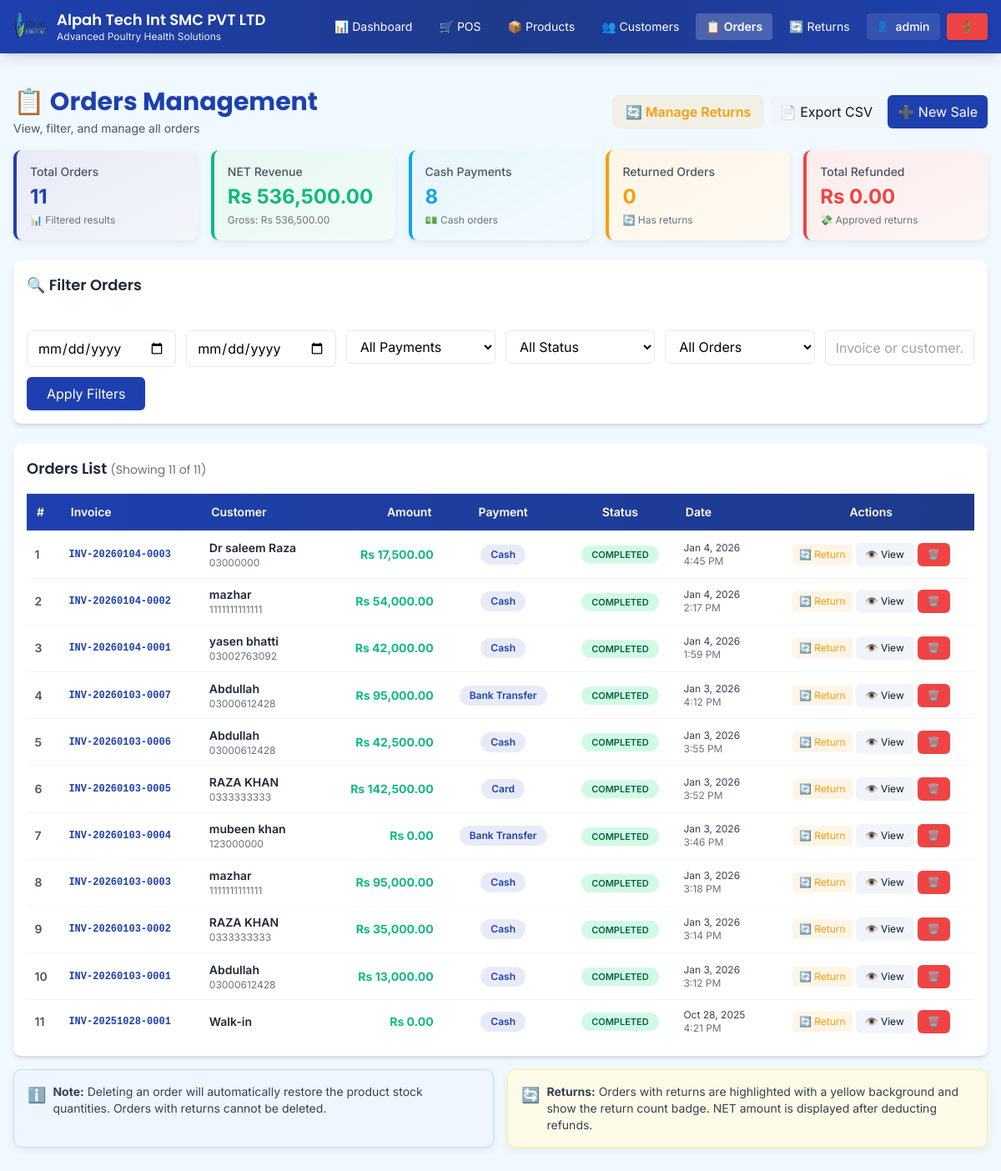
Screenshot of /orders.php (signed in) with the database file from the repository.
### tables this page shows
CREATE TABLE `orders` (
  `id` int(11) NOT NULL,
  `invoice_number` varchar(50) NOT NULL,
  `customer_id` int(11) DEFAULT NULL,
  `total_amount` decimal(10,2) NOT NULL,
  `advance_amount` decimal(10,2) DEFAULT 0,
  `remaining_amount` decimal(10,2) DEFAULT 0,
  `payment_method` varchar(50) DEFAULT NULL,
  `order_date` timestamp NOT NULL DEFAULT current_timestamp(),
  `status` varchar(20) DEFAULT 'completed',
  `has_return` tinyint(1) DEFAULT 0
);

CREATE TABLE `customers` (
  `id` int(11) NOT NULL,
  `name` varchar(255) NOT NULL,
  `phone` varchar(20) NOT NULL,
  `address` text DEFAULT NULL,
  `created_at` timestamp NOT NULL DEFAULT current_timestamp()
);

### functions.php (called while the page is built, shortened)
<?php
function e($str) {
    return htmlspecialchars((string)$str, ENT_QUOTES, 'UTF-8');
}
function format_currency($amount) {
    return 'Rs ' . number_format((float)$amount, 2);
}

### orders.php (the view, shortened to what this page needs)
<?php
require_once __DIR__ . '/functions.php';
$from = $_GET['from'] ?? '';
$to = $_GET['to'] ?? '';
$payment = $_GET['payment'] ?? '';
$status = $_GET['status'] ?? '';
$has_return = $_GET['has_return'] ?? '';
$q = trim($_GET['q'] ?? '');
$page = max(1, (int)($_GET['page'] ?? 1));
$perPage = 25;
$offset = ($page - 1) * $perPage;
$countSql = "SELECT COUNT(*) FROM orders o LEFT JOIN customers c ON c.id = o.customer_id WHERE 1=1";
$params = [];
$countStmt = $pdo->prepare($countSql);
$countStmt->execute($params);
$totalOrders = (int)$countStmt->fetchColumn();
$sql = "SELECT o.id, o.invoice_number, o.has_return, c.name AS customer_name, c.phone AS customer_phone,
        o.total_amount, o.payment_method, o.order_date, o.status,
        (SELECT COUNT(*) FROM returns r WHERE r.order_id = o.id) as return_count,
        (SELECT SUM(total_refund) FROM returns r WHERE r.order_id = o.id AND r.status = 'approved') as total_refunded
        FROM orders o LEFT JOIN customers c ON c.id = o.customer_id WHERE 1=1";
$params = [];
$sql .= " ORDER BY o.order_date DESC LIMIT ? OFFSET ?";
$stmt = $pdo->prepare($sql);
$stmt->bindValue(count($params) + 1, $perPage, PDO::PARAM_INT);
$stmt->bindValue(count($params) + 2, $offset, PDO::PARAM_INT);
$stmt->execute();
$orders = $stmt->fetchAll();
$stats = [
    'total_revenue_gross' => 0,
    'total_revenue_net' => 0,
    'total_orders' => $totalOrders,
    'cash_orders' => 0,
    'card_orders' => 0,
    'returned_orders' => 0,
    'total_refunded' => 0,
];
try {
    $statsQuery = "SELECT
        IFNULL(SUM(total_amount), 0) as total_revenue,
        SUM(CASE WHEN payment_method = 'cash' THEN 1 ELSE 0 END) as cash_count,
        SUM(CASE WHEN payment_method = 'card' THEN 1 ELSE 0 END) as card_count,
        SUM(CASE WHEN has_return = 1 THEN 1 ELSE 0 END) as return_count
        FROM orders WHERE 1=1";
    $statsParams = [];
    $statsStmt = $pdo->prepare($statsQuery);
    $statsStmt->execute($statsParams);
    $statsData = $statsStmt->fetch();
    $stats['total_revenue_gross'] = (float)$statsData['total_revenue'];
    $stats['cash_orders'] = (int)$statsData['cash_count'];
    $stats['card_orders'] = (int)$statsData['card_count'];
    $stats['returned_orders'] = (int)$statsData['return_count'];
    $refundQuery = "SELECT IFNULL(SUM(total_refund), 0) FROM returns WHERE status = 'approved'";
    $refundParams = [];
    $refundStmt = $pdo->prepare($refundQuery);
    $refundStmt->execute($refundParams);
    $stats['total_refunded'] = (float)$refundStmt->fetchColumn();
    $stats['total_revenue_net'] = $stats['total_revenue_gross'] - $stats['total_refunded'];
} catch (Exception $e) {
}
require_once __DIR__ . '/includes/header.php';
?>
<div class="max-w-7xl mx-auto px-4 py-6">
  <div class="mb-6">
    <div class="flex items-center justify-between mb-4 flex-wrap gap-3">
      <div>
        <h1 class="font-heading text-3xl font-bold text-primary flex items-center gap-2">
          📋 Orders Management
        </h1>
        <p class="text-sm text-gray-600 mt-1">View, filter, and manage all orders</p>
      </div>
      <div class="flex items-center gap-2">
        <a href="returns.php" class="bg-warning/10 text-warning hover:bg-warning hover:text-white px-4 py-2 rounded-lg transition font-semibold flex items-center gap-2">
          🔄 Manage Returns
        </a>
        <a class="btn-secondary flex items-center gap-2" href="?<?= http_build_query(array_merge($_GET, ['export' => 'csv'])) ?>">
          📄 Export CSV
        </a>
        <a href="pos.php" class="btn-primary flex items-center gap-2">
          ➕ New Sale
        </a>
      </div>
    </div>
    <div class="grid grid-cols-1 sm:grid-cols-2 lg:grid-cols-5 gap-4 mb-6">
      <div class="card bg-gradient-to-br from-primary/10 to-primary/5 border-l-4 border-primary hover:shadow-lg transition">
        <div class="text-gray-600 text-sm font-medium">Total Orders</div>
        <div class="text-2xl font-bold text-primary mt-1"><?= number_format($stats['total_orders']) ?></div>
        <div class="text-xs text-gray-500 mt-1">📊 Filtered results</div>
      </div>
      <div class="card bg-gradient-to-br from-success/10 to-success/5 border-l-4 border-success hover:shadow-lg transition">
        <div class="text-gray-600 text-sm font-medium">NET Revenue</div>
        <div class="text-2xl font-bold text-success mt-1"><?= format_currency($stats['total_revenue_net']) ?></div>
        <div class="text-xs text-gray-500 mt-1">
          <div>Gross: <?= format_currency($stats['total_revenue_gross']) ?></div>
        </div>
      </div>
      <div class="card bg-gradient-to-br from-secondary/10 to-secondary/5 border-l-4 border-secondary hover:shadow-lg transition">
        <div class="text-gray-600 text-sm font-medium">Cash Payments</div>
        <div class="text-2xl font-bold text-secondary mt-1"><?= number_format($stats['cash_orders']) ?></div>
        <div class="text-xs text-gray-500 mt-1">💵 Cash orders</div>
      </div>
      <div class="card bg-gradient-to-br from-warning/10 to-warning/5 border-l-4 border-warning hover:shadow-lg transition">
        <div class="text-gray-600 text-sm font-medium">Returned Orders</div>
        <div class="text-2xl font-bold text-warning mt-1"><?= number_format($stats['returned_orders']) ?></div>
        <div class="text-xs text-gray-500 mt-1">🔄 Has returns</div>
      </div>
      <div class="card bg-gradient-to-br from-danger/10 to-danger/5 border-l-4 border-danger hover:shadow-lg transition">
        <div class="text-gray-600 text-sm font-medium">Total Refunded</div>
        <div class="text-2xl font-bold text-danger mt-1"><?= format_currency($stats['total_refunded']) ?></div>
        <div class="text-xs text-gray-500 mt-1">💸 Approved returns</div>
      </div>
    </div>
  </div>
  <div class="card mb-6 shadow-md">
    <h2 class="font-heading text-lg font-semibold text-gray-800 mb-4 flex items-center gap-2">
      🔍 Filter Orders
    </h2>
    <form method="get" class="grid grid-cols-1 md:grid-cols-6 gap-3">
      <div>
        <label class="label font-medium">From Date</label>
        <input type="date" name="from" value="<?= e($from) ?>" class="input focus:ring-2 focus:ring-primary">
      </div>
      <div>
        <label class="label font-medium">To Date</label>
        <input type="date" name="to" value="<?= e($to) ?>" class="input focus:ring-2 focus:ring-primary">
      </div>
      <div>
        <label class="label font-medium">Payment</label>
        <select name="payment" class="input focus:ring-2 focus:ring-primary">
          <option value="">All Payments</option>
        </select>
      </div>
      <div>
        <label class="label font-medium">Status</label>
        <select name="status" class="input focus:ring-2 focus:ring-primary">
          <option value="">All Status</option>
        </select>
      </div>
      <div>
        <label class="label font-medium">Returns</label>
        <select name="has_return" class="input focus:ring-2 focus:ring-primary">
          <option value="">All Orders</option>
        </select>
      </div>
      <div>
        <label class="label font-medium">Search</label>
        <input type="text" name="q" class="input focus:ring-2 focus:ring-primary" value="<?= e($q) ?>" placeholder="Invoice or customer...">
      </div>
      <div class="md:col-span-6 flex gap-2">
        <button class="btn-primary px-6 py-2" type="submit">Apply Filters</button>
      </div>
    </form>
  </div>
  <div class="card overflow-hidden shadow-md">
    <div class="mb-4 flex items-center justify-between">
      <h2 class="font-heading text-lg font-semibold text-gray-800">
        Orders List
        <span class="text-sm font-normal text-gray-500">
          (Showing <?= count($orders) ?> of <?= number_format($totalOrders) ?>)
        </span>
      </h2>
    </div>
    <div class="overflow-x-auto">
      <table class="min-w-full text-sm">
        <thead>
          <tr class="bg-gradient-to-r from-primary to-dark text-white">
            <th class="th text-left">#</th>
            <th class="th text-left">Invoice</th>
            <th class="th text-left">Customer</th>
            <th class="th text-right">Amount</th>
            <th class="th text-center">Payment</th>
            <th class="th text-center">Status</th>
            <th class="th text-left">Date</th>
            <th class="th text-center">Actions</th>
          </tr>
        </thead>
        <tbody class="divide-y divide-gray-200">
          <?php if (empty($orders)): ?>
            <tr>
              <td colspan="8" class="td text-center text-gray-400 py-12">
                <div class="text-5xl mb-2">📭</div>
                <div class="text-lg">No orders found</div>
                <?php if ($from || $to || $payment || $status || $has_return || $q): ?>
                  <a href="orders.php" class="text-primary hover:underline text-sm mt-2 inline-block">Clear filters</a>
                <?php endif; ?>
              </td>
            </tr>
          <?php else:
            $counter = $offset + 1;
            foreach ($orders as $o):
              $statusClass = $o['status'] === 'completed' ? 'status-completed' :
                            ($o['status'] === 'pending' ? 'status-pending' : 'status-cancelled');
              $hasReturn = (bool)$o['has_return'];
              $returnCount = (int)($o['return_count'] ?? 0);
              $totalRefunded = (float)($o['total_refunded'] ?? 0);
              $netAmount = (float)$o['total_amount'] - $totalRefunded;
          ?>
            <tr class="hover:bg-gray-50 transition <?= $hasReturn ? 'has-return-row' : '' ?>">
              <td class="td text-gray-600 font-semibold"><?= $counter++ ?></td>
              <td class="td">
                <div class="flex items-center gap-2">
                  <span class="font-mono text-xs font-bold text-primary"><?= e($o['invoice_number']) ?></span>
                </div>
              </td>
              <td class="td">
                <div class="font-semibold text-gray-800"><?= e($o['customer_name'] ?? 'Walk-in') ?></div>
                <?php if (!empty($o['customer_phone'])): ?>
                  <div class="text-xs text-gray-500"><?= e($o['customer_phone']) ?></div>
                <?php endif; ?>
              </td>
              <td class="td text-right">
                <?php if ($totalRefunded > 0): ?>
                  <div class="text-xs text-gray-500 line-through"><?= format_currency($o['total_amount']) ?></div>
                  <div class="font-bold text-success"><?= format_currency($netAmount) ?></div>
                  <div class="text-xs text-danger font-semibold">-<?= format_currency($totalRefunded) ?> refunded</div>
                <?php else: ?>
                  <div class="font-bold text-success"><?= format_currency($o['total_amount']) ?></div>
                <?php endif; ?>
              </td>
              <td class="td text-center">
                <span class="inline-block px-3 py-1 bg-primary/10 text-primary rounded-full text-xs font-semibold capitalize">
                  <?= e(str_replace('_', ' ', $o['payment_method'])) ?>
                </span>
              </td>
              <td class="td text-center">
                <span class="status-badge <?= $statusClass ?>">
                  <?= e(ucfirst($o['status'])) ?>
                </span>
              </td>
              <td class="td">
                <div class="text-xs text-gray-700"><?= date('M j, Y', strtotime($o['order_date'])) ?></div>
                <div class="text-xs text-gray-500"><?= date('g:i A', strtotime($o['order_date'])) ?></div>
              </td>
              <td class="td text-center">
                <div class="flex items-center justify-center gap-1 flex-wrap">
                  <?php if (!$hasReturn): ?>
                    <a
                      href="create_return.php?order_id=<?= (int)$o['id'] ?>"
                      class="text-xs bg-warning/10 text-warning hover:bg-warning hover:text-white px-2 py-1 rounded transition whitespace-nowrap"
                      title="Create Return"
                    >
                      🔄 Return
                    </a>
                  <?php endif; ?>
                  <a
                    href="invoice.php?id=<?= (int)$o['id'] ?>"
                    class="btn-secondary text-xs px-3 py-1.5 hover:bg-secondary hover:text-white transition whitespace-nowrap"
                    title="View Invoice"
                  >
                    👁️ View
                  </a>
                  <form method="post" class="inline" onsubmit="return confirm('⚠️ Delete this order?\n<?= $hasReturn ? "This order has {$returnCount} return(s)! Cannot delete." : "Stock will be restored." ?>');">
                    <button
                      class="btn-danger text-xs px-3 py-1.5 whitespace-nowrap <?= $hasReturn ? 'opacity-50 cursor-not-allowed' : '' ?>"
                      type="submit"
                      title="<?= $hasReturn ? 'Cannot delete order with returns' : 'Delete Order' ?>"
                      <?= $hasReturn ? 'disabled' : '' ?>
                    >
                      🗑️
                    </button>
                  </form>
                </div>
              </td>
            </tr>
          <?php endforeach; endif; ?>
        </tbody>
      </table>
    </div>
  </div>
  <div class="mt-4 grid grid-cols-1 md:grid-cols-2 gap-4">
    <div class="card bg-blue-50 border border-blue-200">
      <div class="flex items-start gap-2 text-sm text-gray-700">
        <span class="text-lg">ℹ️</span>
        <div>
          <strong>Note:</strong> Deleting an order will automatically restore the product stock quantities. Orders with returns cannot be deleted.
        </div>
      </div>
    </div>
    <div class="card bg-yellow-50 border border-yellow-200">
      <div class="flex items-start gap-2 text-sm text-gray-700">
        <span class="text-lg">🔄</span>
        <div>
          <strong>Returns:</strong> Orders with returns are highlighted with a yellow background and show the return count badge. NET amount is displayed after deducting refunds.
        </div>
      </div>
    </div>
  </div>
</div>
<?php require_once __DIR__ . '/includes/footer.php'; ?>

### assets/css/style.css (style rules this page uses)
:root { --primary:#1E40AF; --secondary:#0EA5E9; --success:#10B981; --warning:#F59E0B; --danger:#EF4444; --dark:#1E3A8A; --card-shadow: 0 4px 10px rgba(2,6,23,0.06); }
body { font-family: Inter, sans-serif; background: var(--lightbg); }
.card { background: #fff; border-radius: 0.6rem; padding: 1rem; box-shadow: var(--card-shadow); }
.input { width: 100%; border: 1px solid #e5e7eb; padding: .5rem .75rem; border-radius: .375rem; background: #fff; }
.label { font-size: .85rem; color: #ffffff; margin-bottom: .25rem; display:block; }
.th { padding: .75rem; text-align:left; font-weight:600; color:#ffffff !important; }
.td { padding: .6rem; border-top:1px solid #f3f4f6; vertical-align: middle; }
.btn-primary { background: var(--primary); color: #fff; padding: .5rem .75rem; border-radius: .375rem; display:inline-block; cursor:pointer; text-decoration:none; transition: background .15s; }
.btn-secondary { background: #f1f5f9; color: #0f172a; padding: .45rem .65rem; border-radius: .375rem; text-decoration:none; cursor:pointer; }
.btn-danger { background: var(--danger); color: #fff; padding: .4rem .6rem; border-radius: .375rem; border: none; cursor:pointer; }
.text-right { text-align: right; }
.inline { display:inline-block; }

### orders.php (style rules this page uses)
.status-badge { padding: 4px 12px; border-radius: 9999px; font-size: 11px; font-weight: 600; text-transform: uppercase; }
.status-completed { background: #d1fae5; color: #065f46; }

### rows the page displays
orders: invoice_number "INV-20260104-0003", customer.name "Dr saleem Raza", customer.phone "03000000", total_amount "Rs 17,500.00", payment_method "Cash", status "COMPLETED", order_date "Jan 4, 2026", order_date "4:45 PM"
orders: invoice_number "INV-20260104-0002", customer.name "mazhar", customer.phone "1111111111111", total_amount "Rs 54,000.00", payment_method "Cash", status "COMPLETED", order_date "Jan 4, 2026", order_date "2:17 PM"
orders: invoice_number "INV-20260104-0001", customer.name "yasen bhatti", customer.phone "03002763092", total_amount "Rs 42,000.00", payment_method "Cash", status "COMPLETED", order_date "Jan 4, 2026", order_date "1:59 PM"
orders: invoice_number "INV-20260103-0007", customer.name "Abdullah", customer.phone "03000612428", total_amount "Rs 95,000.00", payment_method "Bank Transfer", status "COMPLETED", order_date "Jan 3, 2026", order_date "4:12 PM"
orders: invoice_number "INV-20260103-0006", customer.name "Abdullah", customer.phone "03000612428", total_amount "Rs 42,500.00", payment_method "Cash", status "COMPLETED", order_date "Jan 3, 2026", order_date "3:55 PM"
orders: invoice_number "INV-20260103-0005", customer.name "RAZA KHAN", customer.phone "0333333333", total_amount "Rs 142,500.00", payment_method "Card", status "COMPLETED", order_date "Jan 3, 2026", order_date "3:52 PM"
orders: invoice_number "INV-20260103-0004", customer.name "mubeen khan", customer.phone "123000000", total_amount "Rs 0.00", payment_method "Bank Transfer", status "COMPLETED", order_date "Jan 3, 2026", order_date "3:46 PM"
orders: invoice_number "INV-20260103-0003", customer.name "mazhar", customer.phone "1111111111111", total_amount "Rs 95,000.00", payment_method "Cash", status "COMPLETED", order_date "Jan 3, 2026", order_date "3:18 PM"
orders: invoice_number "INV-20260103-0002", customer.name "RAZA KHAN", customer.phone "0333333333", total_amount "Rs 35,000.00", payment_method "Cash", status "COMPLETED", order_date "Jan 3, 2026", order_date "3:14 PM"
orders: invoice_number "INV-20260103-0001", customer.name "Abdullah", customer.phone "03000612428", total_amount "Rs 13,000.00", payment_method "Cash", status "COMPLETED", order_date "Jan 3, 2026", order_date "3:12 PM"
orders: invoice_number "INV-20251028-0001", customer_name "Walk-in", total_amount "Rs 0.00", payment_method "Cash", status "COMPLETED", order_date "Oct 28, 2025", order_date "4:21 PM"

### other values shown
COMPANY_NAME "Alpah Tech Int SMC PVT LTD"
COMPANY_TAGLINE "Advanced Poultry Health Solutions"
$username "admin"
$stats['total_orders'] "11"
format_currency($stats['total_revenue_net']) "Rs 536,500.00"
format_currency($stats['total_revenue_gross']) "Rs 536,500.00"
$stats['cash_orders'] "8"
$stats['returned_orders'] "0"
format_currency($stats['total_refunded']) "Rs 0.00"
count($orders) "11"
$totalOrders "11"
